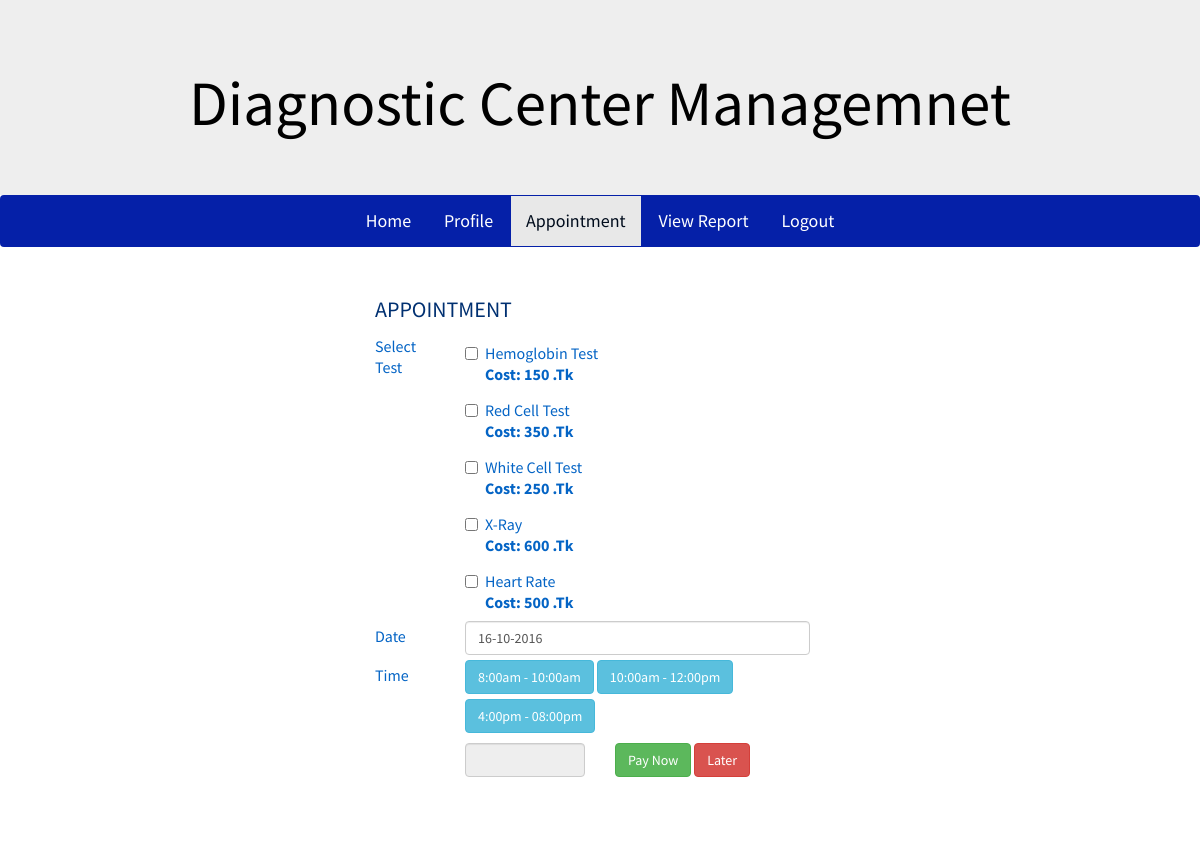
The page /appointment.php (signed in) on the database its author committed.
### tables this page shows
CREATE TABLE `test` (
  `id` int(100) NOT NULL,
  `test_id` varchar(100) NOT NULL,
  `type` varchar(100) NOT NULL,
  `cost` varchar(20) NOT NULL,
  `status` int(5) NOT NULL
);

### appointment.php (the view, shortened to what this page needs)
<?php
	include('configuration.php');
    $conn = new PDO("mysql:host=$host;dbname=$db",$user,$pw);
	$login = 0;
	if(isset($_COOKIE['P_username']))
	{
		$username = $_COOKIE['P_username'];
		$pass = $_COOKIE['P_password'];
		$check = $conn->query("SELECT * FROM patient WHERE username = '$username'");
		foreach($check as $info)
		{
			if ($pass != $info['pass'])
			{
				$login = 0;
			}
			else
			{
				$login = 1;
			}
		}
	}
?>
<?php include('include/header.php'); ?>
<link rel="stylesheet" href="css/datepicker.css">
<nav class="navbar">
  <div class="container">
    <div class="collapse navbar-collapse" id="bs-example-navbar-collapse-1">
      <ul class="nav navbar-nav">
        <li><a href="http://localhost/dcm/">Home</a></li>
        <li><a href="patient-profile.php">Profile</a></li>
        <?php if($login !=0) {?>
        <li class="active"><a href="appointment.php">Appointment</a></li>
        <li><a href="report.php">View Report</a></li>
        <li><a href="p-logout.php">Logout</a></li>
        <?php } ?>
      </ul>
    </div>
  </div>
</nav>
<?php
	if($login != 0)
	{
?>
<div id="loginForm">
	<h2>Appointment</h2>
    <form class="form-horizontal" role="form" method="post">
        <div class="form-group">
            <label class="col-sm-2 control-label" for="username">Select Test</label>
            <div class="col-sm-10">
                <?php
                    $check = $conn->query("SELECT * FROM test");
                    foreach ($check as $val) {
                ?>
                <div class="checkbox testList">
                  <label>
                    <input type="checkbox" name="testType[]" data-cost="<?php echo $val['cost']; ?>" value="<?php echo $val['test_id']; ?>"><?php echo $val['type']; ?> <br><strong>Cost: <?php echo $val['cost']; ?> .Tk</strong>
                  </label>
                </div>
                <?php
                    }
                ?>
            </div>
        </div>
        <div class="form-group">
            <label class="col-sm-2 control-label" for="date">Date</label>
            <div class="col-sm-10">
                <input type="text" class="span2 form-control" name="date" value="16-10-2016" id="dp1" >
            </div>
        </div>
        <div class="form-group">
            <label class="col-sm-2 control-label" for="time">Time</label>
            <div class="col-sm-10 time-frame">
                <button class="btn btn-info">8:00am - 10:00am</button>
                <button class="btn btn-info">10:00am - 12:00pm</button>
                <button class="btn btn-info">4:00pm - 08:00pm</button>
            </div>
        </div>
        <div class="form-group">
            <div class="col-sm-4 col-sm-offset-2 ">
                <input type="text" class="form-control" name="amount" readonly >
            </div>
            <div class="col-sm-6 cost-btn">
                <button type="submit" data-pay="Paid" class="btn btn-success">Pay Now</button>
                <button type="submit" data-pay="Due" class="btn btn-danger">Later</button>
            </div>
        </div>
        <div class="form-group">
        	<div class="col-sm-offset-2 col-sm-10">
            </div>
        </div>
    </form>
</div>
<?php
	}
	else{
		header('location:patient-login.php');
	}
?>
<footer></footer>
</body>
</html>

### css/style.css (style rules this page uses)
body { font-family: 'Source Sans Pro', sans-serif; background-size:cover; font-weight: 400; font-size: 14px; line-height: 21px; color: #000; margin-bottom: 0; overflow-y: auto; overflow-x: hidden; background:#fff; }
a:link { text-decoration: none; }
ul, li { list-style-type: none; }
.container { max-width:1024px; position: relative; z-index: 2; }
.navbar { background: #0520a8 !important; }
.navbar ul { float: none; text-align: center; }
.navbar li { color: #fff; font-size: 18px; text-align: center; float: none; display: inline-block; }
.navbar li a { color: #fff; padding-left: 15px; padding-right: 15px; }
.form_wrap ,#loginForm { max-width:500px; background:#fff; border-radius:10px; -moz-border-radius:10px; -webkit-border-radius:10px; margin:5px auto 0; padding-bottom:10px; }
.form_wrap form label,label { color:#0464c5; font-family: 'Source Sans Pro'; font-weight:400; font-size:16px; margin-bottom:3px !important; padding-top:5px !important; }
.control-label,.form-horizontal .control-label { display:block !important; text-align:left !important; }
.navbar-nav { margin:0 !important; }
#loginForm { padding:25px; }
#loginForm .control-label { padding-left:0 !important; }
#loginForm h2 { font-size:22px; text-transform:uppercase; color:#003071; margin:0 0 10px; }
#loginForm .form-group { margin:0 0 5px !important; }
li.active a { background:#e8e8e8; color:#000c1c; }
.time-frame button.btn { margin-bottom: 5px; }
footer { padding: 30px 0; }

### rows shown on the page
test: type "Hemoglobin Test", cost "150"
test: type "Red Cell Test", cost "350"
test: type "White Cell Test", cost "250"
test: type "X-Ray", cost "600"
test: type "Heart Rate", cost "500"
